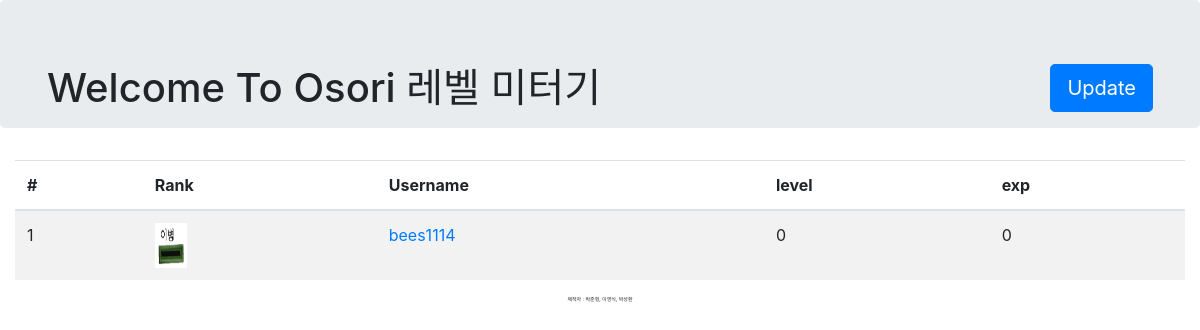
The app's page /, older data.
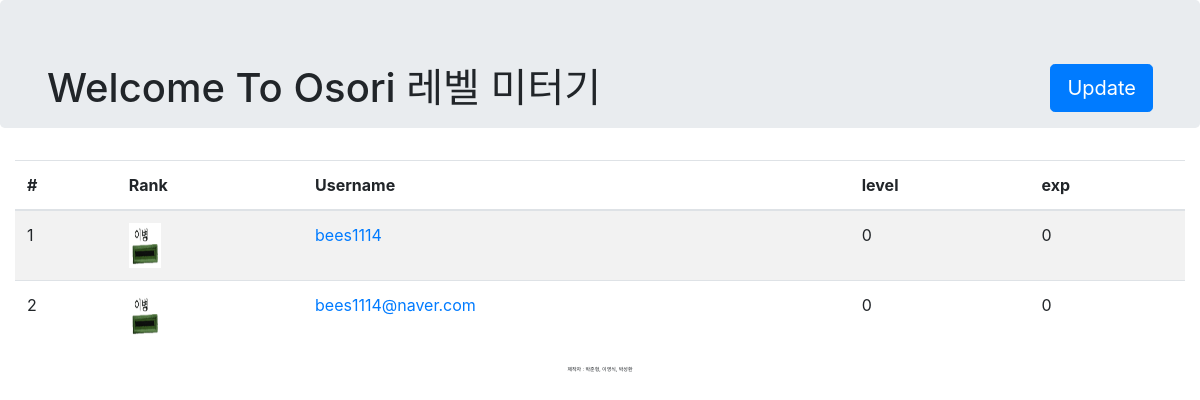
The same page, newer data.
### Osori_rpg/models.py (models this page shows)
class Profile(models.Model):
    user = models.OneToOneField(User, on_delete=models.CASCADE)
    git_commit = models.IntegerField(default=0)
    room_visit = models.IntegerField(default=0)
    event_visit = models.IntegerField(default=0)
    contribution = models.IntegerField(default=0)
    login_counter = models.IntegerField(default=0)
    level = models.IntegerField(default=0)
    exp = models.IntegerField(default=0)

### Osori_rpg/views.py (the view)
# urls.py: url(r'^$', views.index, name='index_page'),
def index(request):
    if request.method == "GET":
        member_infos = Profile.objects.all()
        print(member_infos)
    return render(request, 'index.html', {'member_infos': member_infos})

### Osori_rpg/templates/index.html (shortened to what this page needs)
{% load staticfiles %}
<!doctype html>
<html lang="ko">
<head>
    <link rel="stylesheet" href="{% static 'css/index.css' %}">
    <link rel="stylesheet" href="https://maxcdn.bootstrapcdn.com/bootstrap/4.0.0-beta.2/css/bootstrap.min.css"
>
</head>
<div class="jumbotron">
    <div class="container">
        <h1 class="display-5 float-left">Welcome To Osori 레벨 미터기</h1>
        <form method="get" action="{% url 'update_info'%}" class="form-signin float-right">
            <button class="btn btn-primary btn-lg">Update</button>
        </form>
    </div>
</div>
<div class="container-fluid">
    <div class="table-responsive">
        <table class="table table-striped">
            <thead>
            <tr>
                <th>#</th>
                <th>Rank</th>
                <th>Username</th>
                <th>level</th>
                <th>exp</th>
            </tr>
            </thead>
            <tbody>
            {% for member_info in member_infos %}
            <tr>
                <td>{{ forloop.counter }}</td>
                <td><img src="{% static 'img/' %}level{{member_info.level}}.png" width="32.5" height="45"/></td>
                <td><a href="{% url 'contribute_info'%}?id={{member_info.user.username}}">{{member_info.user.username}}</a></td>
                <td>{{member_info.level}}</td>
                <td>{{member_info.exp}}</td>
            </tr>
            {% endfor %}
            </tbody>
        </table>
    </div>
</div>
<footer>
    <p style="font-size: 5px; text-align: center;">제작자 : 박준형, 이영식, 박성환</p>
</footer>
</html>

Row changes from the older to the newer data that the page shows:
added Profile: user.username "bees1114@naver.com", level "0", exp "0"
